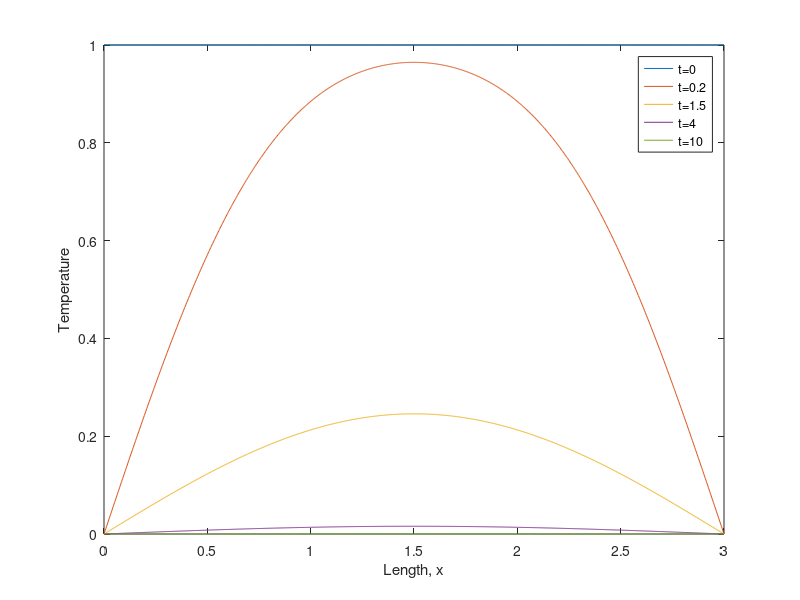

Source code (MATLAB):
% clear 
% close
% Set maximum number of partial sums
nmax = 40;
C=1;
alpha=1;
L = 3
% Initialize domain
x = linspace(0,3,1000);
% Plot initial condition
for i = 1:length(x)
T(i) = C;
end
plot(x,T) 
hold on
% Calculate temperature of rod at various times
t=[0.2,1.5,4,10];
for k = 1:4
T = 0;
for n=1:2:nmax
Bn = 4*C/(n*pi);
T =T+ Bn*sin(n*pi*x/L)*exp(- n^2*pi^2*alpha*t(k)/L^2);
end
plot(x,T)
end
legend('t=0','t=0.2','t=1.5','t=4','t=10'), xlabel('Length, x'), ylabel('Temperature')

